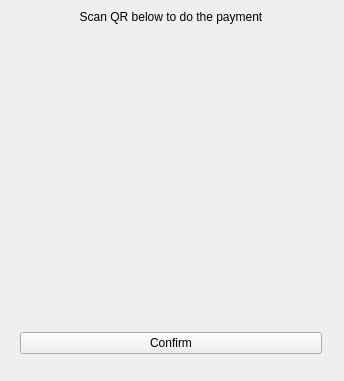
<?xml version="1.0" encoding="UTF-8"?>
<ui version="4.0">
 <class>Payment</class>
 <widget class="QWidget" name="Payment">
  <property name="geometry">
   <rect>
    <x>0</x>
    <y>0</y>
    <width>344</width>
    <height>381</height>
   </rect>
  </property>
  <property name="windowTitle">
   <string>Form</string>
  </property>
  <widget class="QWidget" name="verticalLayoutWidget">
   <property name="geometry">
    <rect>
     <x>20</x>
     <y>10</y>
     <width>302</width>
     <height>344</height>
    </rect>
   </property>
   <layout class="QVBoxLayout" name="verticalLayout">
    <item>
     <widget class="QLabel" name="label">
      <property name="sizePolicy">
       <sizepolicy hsizetype="Preferred" vsizetype="Fixed">
        <horstretch>0</horstretch>
        <verstretch>0</verstretch>
       </sizepolicy>
      </property>
      <property name="layoutDirection">
       <enum>Qt::LayoutDirection::LeftToRight</enum>
      </property>
      <property name="frameShape">
       <enum>QFrame::Shape::NoFrame</enum>
      </property>
      <property name="frameShadow">
       <enum>QFrame::Shadow::Plain</enum>
      </property>
      <property name="text">
       <string>Scan QR below to do the payment</string>
      </property>
      <property name="scaledContents">
       <bool>true</bool>
      </property>
      <property name="alignment">
       <set>Qt::AlignmentFlag::AlignCenter</set>
      </property>
     </widget>
    </item>
    <item>
     <widget class="QLabel" name="label_QR">
      <property name="text">
       <string/>
      </property>
      <property name="pixmap">
       <pixmap resource="fotoQR.qrc">:/img/frame.png</pixmap>
      </property>
      <property name="scaledContents">
       <bool>true</bool>
      </property>
     </widget>
    </item>
    <item>
     <widget class="QPushButton" name="pushButton_Confirm">
      <property name="text">
       <string>Confirm</string>
      </property>
     </widget>
    </item>
   </layout>
  </widget>
 </widget>
 <resources>
  <include location="fotoQR.qrc"/>
 </resources>
 <connections/>
</ui>
